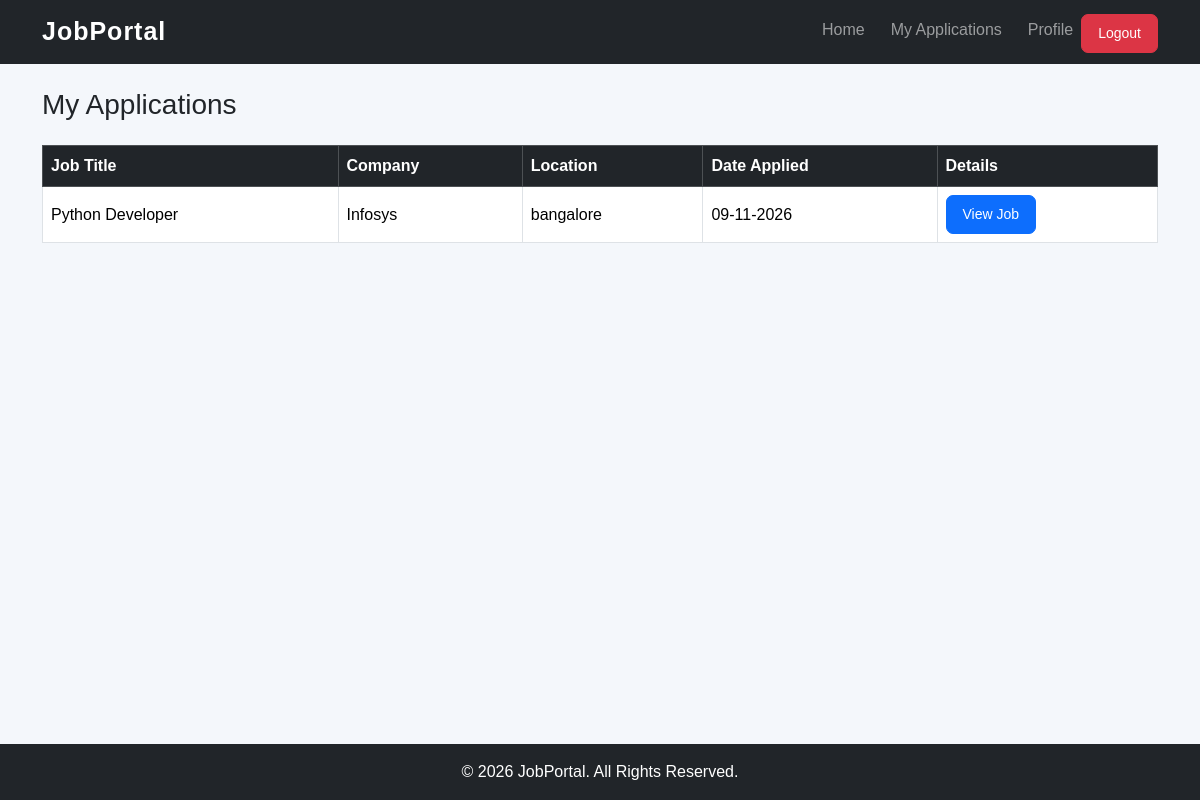
The page /my-applications/ (signed in) on the database its author committed.
### jobs/models.py (models this page shows, shortened)
class Application(models.Model):
    job = models.ForeignKey(Job, on_delete=models.CASCADE)
    applicant = models.ForeignKey(
        settings.AUTH_USER_MODEL,
        on_delete=models.CASCADE
    )
    date_applied = models.DateField(auto_now_add=True)
    class Meta:
        unique_together = ['job', 'applicant']

class Job(models.Model):
    title = models.CharField(max_length=200)
    company_name = models.CharField(max_length=200)
    description = models.TextField()
    location = models.CharField(max_length=200)
    salary = models.DecimalField(max_digits=10, decimal_places=2)
    posted_by = models.ForeignKey(
        settings.AUTH_USER_MODEL,
        on_delete=models.CASCADE
    )
    date_posted = models.DateField(auto_now_add=True)
    class Meta:
        ordering = ['-date_posted']

### jobs/views.py (the view)
# urls.py: path('my-applications/', views.MyApplicationsListView.as_view(), name='my-applications'),
class MyApplicationsListView(LoginRequiredMixin, UserPassesTestMixin, ListView):
    model = Application
    template_name = 'jobs/my_applications.html'
    context_object_name = 'applications'
    def test_func(self):
        return self.request.user.role == 'job_seeker'
    def get_queryset(self):
        return Application.objects.filter(
            applicant=self.request.user
        ).select_related('job')

### jobs/templates/jobs/my_applications.html (shortened to what this page needs)
{% extends 'jobs/base.html' %}
{% block content %}
<h3 class="mb-4">My Applications</h3>
<div class="table-responsive">
    <table class="table table-bordered table-hover">
        <thead class="table-dark">
            <tr>
                <th>Job Title</th>
                <th>Company</th>
                <th>Location</th>
                <th>Date Applied</th>
                <th>Details</th>
            </tr>
        </thead>
        <tbody>
            {% for application in applications %}
                <tr>
                    <td>{{ application.job.title }}</td>
                    <td>{{ application.job.company_name }}</td>
                    <td>{{ application.job.location }}</td>
                    <td>{{ application.date_applied|date:"d-m-Y" }}</td>
                    <td>
                        <a href="{% url 'job-detail' application.job.pk %}"
                           class="btn btn-primary btn-sm">
                            View Job
                        </a>
                    </td>
                </tr>
            {% empty %}
                <tr>
                    <td colspan="5" class="text-center">
                        You haven't applied for any jobs yet.
                    </td>
                </tr>
            {% endfor %}
        </tbody>
    </table>
</div>
{% endblock %}

### jobs/static/css/style.css (style rules this page uses)
body { background-color: #f4f7fb; font-family: Arial, sans-serif; min-height: 100vh; display: flex; flex-direction: column; }
.btn { border-radius: 7px; padding: 8px 16px; }
.table { background: white; vertical-align: middle; }

### rows shown on the page
Application: job "Python Developer", job.company_name "Infosys", job.location "bangalore", date_applied "09-11-2026"
